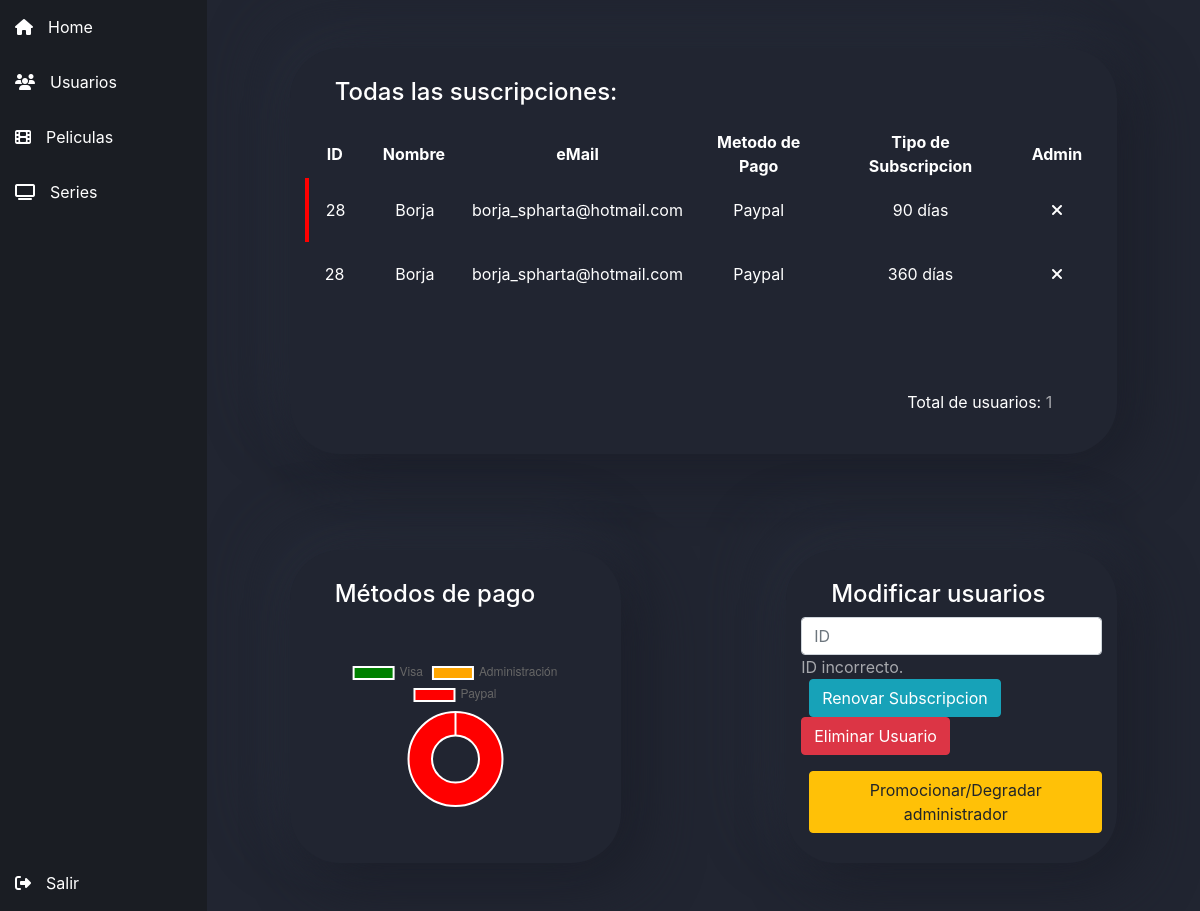
Page /php/Users.php?errorProceso=si on the earlier database version.
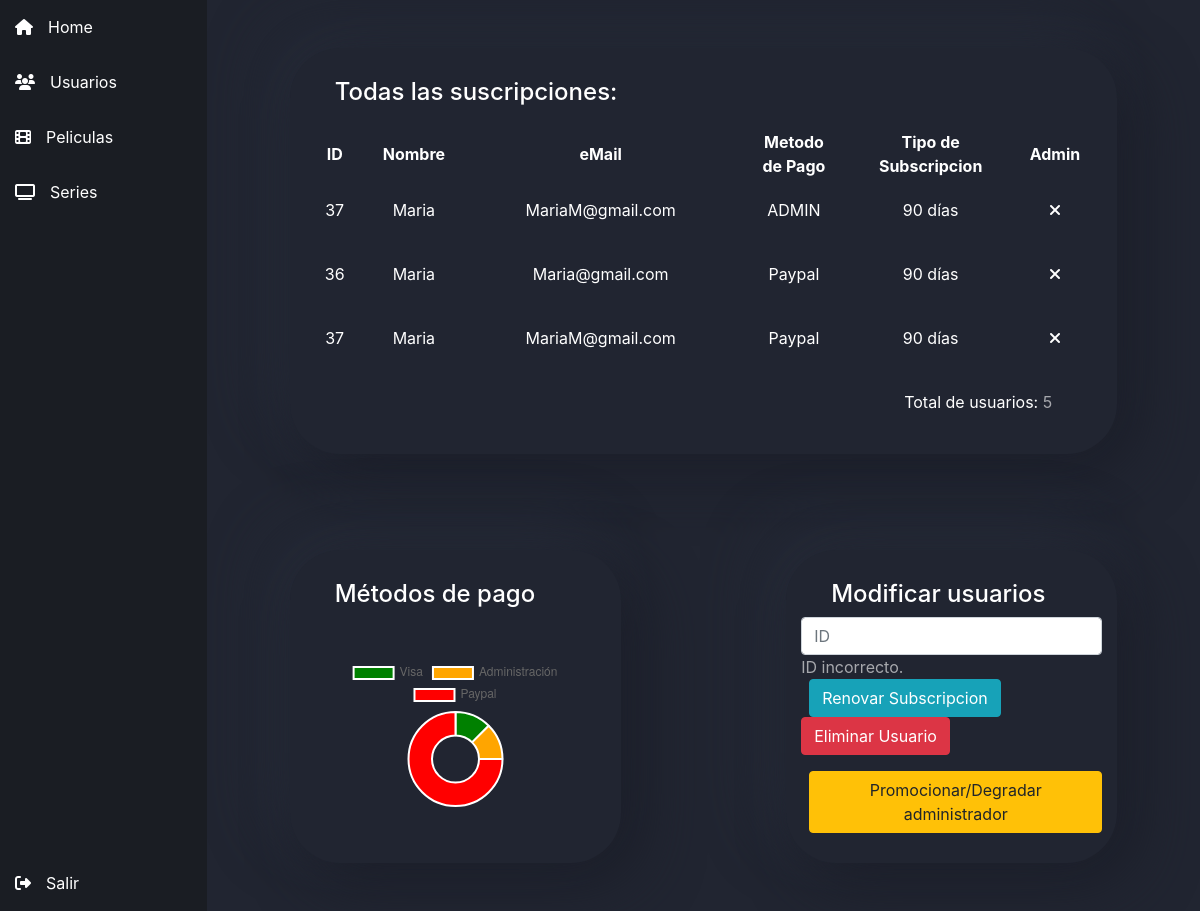
Same page on the later database version.
### tables this page shows
CREATE TABLE `facturacion` (
  `idFacturacion` int(11) NOT NULL,
  `fechaFacturacion` date NOT NULL,
  `fechaExpiracion` date NOT NULL,
  `idUsuario` int(11) NOT NULL,
  `idPrecios` int(11) NOT NULL,
  `nombreFacturacion` varchar(200) NOT NULL,
  `tipo` varchar(10) NOT NULL
);

CREATE TABLE `usuarios` (
  `idUsuario` int(11) NOT NULL,
  `nombreUsuario` varchar(50) NOT NULL,
  `apellidoUsuario` varchar(100) NOT NULL,
  `email` varchar(250) NOT NULL,
  `hashpass` varchar(250) NOT NULL,
  `direccion` varchar(150) DEFAULT NULL,
  `telefono` int(9) DEFAULT NULL,
  `nivel` int(1) NOT NULL
);

CREATE TABLE `precios` (
  `idPrecios` int(11) NOT NULL,
  `tipo` int(11) NOT NULL,
  `precio` float NOT NULL
);

### php/Users.php (the view, shortened to what the changed rows need)
<!DOCTYPE html>
<html>
  <head>
    <link rel="stylesheet" href="../css/dash-board.css" />
    <link
      rel="stylesheet"
      href="https://stackpath.bootstrapcdn.com/bootstrap/4.5.0/css/bootstrap.min.css"
    />
    <link
      rel="stylesheet"
      href="https://cdnjs.cloudflare.com/ajax/libs/animate.css/4.1.1/animate.min.css"
    />
  </head>
  <body style="overflow: hidden">
<div class="dash-body">
  <div class="contenido" id="contenido">
    <div class="container animate__animated animate__fadeIn">
      <div class="row mb-5">
        <div class="col-10 offset-1 users mt-5 mb-5">
          <div class="tabla-users">
            <table>
              <thead>
                <tr>
                  <th>ID</th>
                  <th>Nombre</th>
                  <th>eMail</th>
                  <th>Metodo de Pago</th>
                  <th>Tipo de Subscripcion</th>
                  <th>Admin</th>
                </tr>
              </thead>
              <tbody>
                <?php
                    $fecha_actual=date("Y-m-d");
                    $visa=0;
                    $paypal=0;
                    $admin=0;
                    $conexion=mysqli_connect('localhost', 'root', '', 'films_online');
                    mysqli_set_charset($conexion, 'UTF8');
                    $consulta="select u.idUsuario,u.nombreUsuario,u.email,f.fechaExpiracion,f.fechaFacturacion,u.nivel,f.tipo,p.tipo
                        from usuarios u,facturacion f, precios p where u.idUsuario=f.idUsuario and f.idPrecios=p.idPrecios order by f.fechaFacturacion desc";
                    $resultado=mysqli_query($conexion,$consulta);
                    while($fila=mysqli_fetch_row($resultado)){
                      $idUsuario=$fila[0];
                      $nombreUsuario=$fila[1];
                      $email=$fila[2];
                      $fechaExpiracion=$fila[3];
                      $nivel=$fila[5];
                      $tipo=$fila[6];
                      $tipoPrecio=$fila[7];
                      if($fecha_actual<=$fechaExpiracion){
                        echo "<tr class=''>";
                        echo "<td>".$idUsuario."</td>";
                        echo "<td>".$nombreUsuario."</td>";
                        echo "<td>".$email."</td>";
                        echo "<td>".$tipo."</td>";
                        echo "<td>".$tipoPrecio." días</td>";
                        if($nivel==0){
                          echo "<th><i class='fas fa-check'></i></th>";
                        }else{
                          echo "<th><i class='fas fa-times'></i></th>";
                        }
                        echo "</tr>";
                      }else{
                        echo "<tr class='caducado'>";
                        echo "<td>".$idUsuario."</td>";
                        echo "<td>".$nombreUsuario."</td>";
                        echo "<td>".$email."</td>";
                        echo "<td>".$tipo."</td>";
                        echo "<td>".$tipoPrecio." días</td>";
                        if($nivel==0){
                          echo "<th><i class='fas fa-check'></i></th>";
                        }else{
                          echo "<th><i class='fas fa-times'></i></th>";
                        }
                        echo "</tr>";
                      }
                      if($tipo=="Visa"){
                        $visa++;
                      }else if($tipo=="Paypal"){
                        $paypal++;
                      }else{
                        $admin++;
                      }
                    }
                    $consulta="select count(*) from usuarios";
                    $resultado=mysqli_query($conexion,$consulta);
                    while($fila=mysqli_fetch_row($resultado)){
                      $totalUsurios=$fila[0];
                    }
                ?>
              </tbody>
            </table>
          </div>
          <div class="total">Total de usuarios: <span><?php echo $totalUsurios ?></span></div>
        </div>
        <div class="col-4 offset-1 users usersChart mt-5">
          <div class="graf">
            <canvas class="mt-5" id="usersChart"></canvas>
          </div>
        </div>
      </div>
    </div>
  </div>
</div>
<script>
  var ctx = document.getElementById("usersChart").getContext("2d");
  var chart = new Chart(ctx, {
    // The type of chart we want to create
    type: "doughnut",
    // The data for our dataset
    data: {
      labels: ["Visa", "Administración", "Paypal"],
      datasets: [
        {
          label: "My First dataset",
          backgroundColor: ["green", "orange", "red"],
          data: [<?php echo $visa ?>, <?php echo $admin ?>, <?php echo $paypal ?>],
        },
      ],
    },
  });
  function renovar(dias) {
    var numberID = document.getElementById("numberID").value;
    window.location.href = "RenovarAdmin.php?id="+numberID+"&dias="+dias;
  }
  function eliminar() {
    var numberID = document.getElementById("numberID").value;
    window.location.href = "EliminarAdmin.php?id="+numberID;
  }
  function promocionarDegradar(){
    var numberID = document.getElementById("numberID").value;
    window.location.href = "PermisosAdmin.php?id="+numberID;
  }
</script>
  </body>
</html>

Differences in the rows shown:
removed facturacion: idUsuario.idUsuario "28", idUsuario.nombreUsuario "Borja", idUsuario.email "borja_spharta@hotmail.com", tipo "Paypal", idPrecios.tipo "90"
removed facturacion: idUsuario.idUsuario "28", idUsuario.nombreUsuario "Borja", idUsuario.email "borja_spharta@hotmail.com", tipo "Paypal", idPrecios.tipo "360"
added facturacion: idUsuario.idUsuario "37", idUsuario.nombreUsuario "Maria", idUsuario.email "MariaM@gmail.com", tipo "ADMIN", idPrecios.tipo "90"
added facturacion: idUsuario.idUsuario "36", idUsuario.nombreUsuario "Maria", idUsuario.email "Maria@gmail.com", tipo "Paypal", idPrecios.tipo "90"
added facturacion: idUsuario.idUsuario "37", idUsuario.nombreUsuario "Maria", idUsuario.email "MariaM@gmail.com", tipo "Paypal", idPrecios.tipo "90"
Other differences:
$totalUsurios: "1" → "5"
chart data {{ $visa }}: 0 → 1
chart data {{ $admin }}: 0 → 1
chart data {{ $paypal }}: 2 → 6
